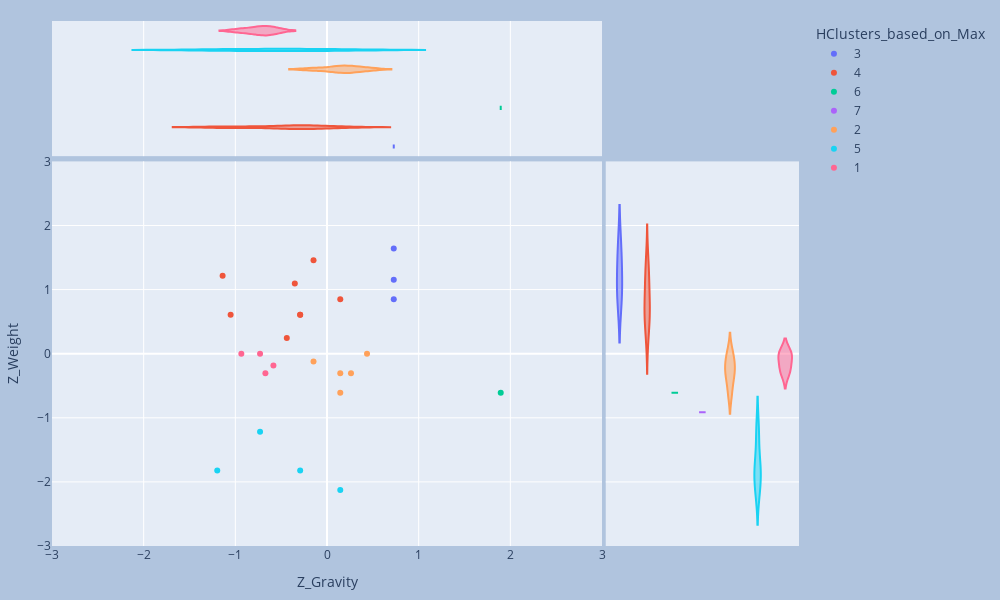

Here is the notebook cell this chart was saved with:
### Code cell
fig = px.scatter(
    data_frame=df,
    x=x_param,
    y=y_param,
    range_x=[-3, 3],
    range_y=[-3, 3],
    color="HClusters_based_on_Max",
    marginal_y='violin',
    marginal_x='violin',
    width=1000,
    height=600
    )

fig.update_layout(
    margin=dict(l=20, r=20, t=20, b=20),
    paper_bgcolor="LightSteelBlue",
    paper_f
)



fig.show()

### Figure 1 — Plotly figure (JSON) as saved in the notebook; plotly's stock layout.template omitted (floating-point values rounded to 4 significant figures)
{"data": [{"hovertemplate": "HClusters_based_on_Max=3<br>Z_Gravity=%{x}<br>Z_Weight=%{y}<extra></extra>", "legendgroup": "3", "marker": {"color": "#636efa", "symbol": "circle"}, "mode": "markers", "name": "3", "orientation": "v", "showlegend": true, "type": "scatter", "x": [0.7282, 0.7282, 0.7282], "xaxis": "x", "y": [1.641, 0.851, 1.155], "yaxis": "y"}, {"alignmentgroup": "True", "hovertemplate": "HClusters_based_on_Max=3<br>Z_Gravity=%{x}<extra></extra>", "legendgroup": "3", "marker": {"color": "#636efa", "symbol": "circle"}, "name": "3", "offsetgroup": "3", "scalegroup": "x", "showlegend": false, "type": "violin", "x": [0.7282, 0.7282, 0.7282], "xaxis": "x3", "yaxis": "y3"}, {"alignmentgroup": "True", "hovertemplate": "HClusters_based_on_Max=3<br>Z_Weight=%{y}<extra></extra>", "legendgroup": "3", "marker": {"color": "#636efa", "symbol": "circle"}, "name": "3", "offsetgroup": "3", "scalegroup": "y", "showlegend": false, "type": "violin", "xaxis": "x2", "y": [1.641, 0.851, 1.155], "yaxis": "y2"}, {"hovertemplate": "HClusters_based_on_Max=4<br>Z_Gravity=%{x}<br>Z_Weight=%{y}<extra></extra>", "legendgroup": "4", "marker": {"color": "#EF553B", "symbol": "circle"}, "mode": "markers", "name": "4", "orientation": "v", "showlegend": true, "type": "scatter", "x": [-0.147, -0.2928, 0.1447, -1.051, -0.2928, -0.4387, -1.139, -0.3512], "xaxis": "x", "y": [1.459, 0.6079, 0.851, 0.6079, 0.6079, 0.2432, 1.216, 1.094], "yaxis": "y"}, {"alignmentgroup": "True", "hovertemplate": "HClusters_based_on_Max=4<br>Z_Gravity=%{x}<extra></extra>", "legendgroup": "4", "marker": {"color": "#EF553B", "symbol": "circle"}, "name": "4", "offsetgroup": "4", "scalegroup": "x", "showlegend": false, "type": "violin", "x": [-0.147, -0.2928, 0.1447, -1.051, -0.2928, -0.4387, -1.139, -0.3512], "xaxis": "x3", "yaxis": "y3"}, {"alignmentgroup": "True", "hovertemplate": "HClusters_based_on_Max=4<br>Z_Weight=%{y}<extra></extra>", "legendgroup": "4", "marker": {"color": "#EF553B", "symbol": "circle"}, "name": "4", "offsetgroup": "4", "scalegroup": "y", "showlegend": false, "type": "violin", "xaxis": "x2", "y": [1.459, 0.6079, 0.851, 0.6079, 0.6079, 0.2432, 1.216, 1.094], "yaxis": "y2"}, {"hovertemplate": "HClusters_based_on_Max=6<br>Z_Gravity=%{x}<br>Z_Weight=%{y}<extra></extra>", "legendgroup": "6", "marker": {"color": "#00cc96", "symbol": "circle"}, "mode": "markers", "name": "6", "orientation": "v", "showlegend": true, "type": "scatter", "x": [1.895], "xaxis": "x", "y": [-0.6079], "yaxis": "y"}, {"alignmentgroup": "True", "hovertemplate": "HClusters_based_on_Max=6<br>Z_Gravity=%{x}<extra></extra>", "legendgroup": "6", "marker": {"color": "#00cc96", "symbol": "circle"}, "name": "6", "offsetgroup": "6", "scalegroup": "x", "showlegend": false, "type": "violin", "x": [1.895], "xaxis": "x3", "yaxis": "y3"}, {"alignmentgroup": "True", "hovertemplate": "HClusters_based_on_Max=6<br>Z_Weight=%{y}<extra></extra>", "legendgroup": "6", "marker": {"color": "#00cc96", "symbol": "circle"}, "name": "6", "offsetgroup": "6", "scalegroup": "y", "showlegend": false, "type": "violin", "xaxis": "x2", "y": [-0.6079], "yaxis": "y2"}, {"hovertemplate": "HClusters_based_on_Max=7<br>Z_Gravity=%{x}<br>Z_Weight=%{y}<extra></extra>", "legendgroup": "7", "marker": {"color": "#ab63fa", "symbol": "circle"}, "mode": "markers", "name": "7", "orientation": "v", "showlegend": true, "type": "scatter", "x": [3.645], "xaxis": "x", "y": [-0.9118], "yaxis": "y"}, {"alignmentgroup": "True", "hovertemplate": "HClusters_based_on_Max=7<br>Z_Gravity=%{x}<extra></extra>", "legendgroup": "7", "marker": {"color": "#ab63fa", "symbol": "circle"}, "name": "7", "offsetgroup": "7", "scalegroup": "x", "showlegend": false, "type": "violin", "x": [3.645], "xaxis": "x3", "yaxis": "y3"}, {"alignmentgroup": "True", "hovertemplate": "HClusters_based_on_Max=7<br>Z_Weight=%{y}<extra></extra>", "legendgroup": "7", "marker": {"color": "#ab63fa", "symbol": "circle"}, "name": "7", "offsetgroup": "7", "scalegroup": "y", "showlegend": false, "type": "violin", "xaxis": "x2", "y": [-0.9118], "yaxis": "y2"}, {"hovertemplate": "HClusters_based_on_Max=2<br>Z_Gravity=%{x}<br>Z_Weight=%{y}<extra></extra>", "legendgroup": "2", "marker": {"color": "#FFA15A", "symbol": "circle"}, "mode": "markers", "name": "2", "orientation": "v", "showlegend": true, "type": "scatter", "x": [-0.147, 0.1447, 0.2614, 0.4365, 0.1447], "xaxis": "x", "y": [-0.1216, -0.6079, -0.3039, 0, -0.3039], "yaxis": "y"}, {"alignmentgroup": "True", "hovertemplate": "HClusters_based_on_Max=2<br>Z_Gravity=%{x}<extra></extra>", "legendgroup": "2", "marker": {"color": "#FFA15A", "symbol": "circle"}, "name": "2", "offsetgroup": "2", "scalegroup": "x", "showlegend": false, "type": "violin", "x": [-0.147, 0.1447, 0.2614, 0.4365, 0.1447], "xaxis": "x3", "yaxis": "y3"}, {"alignmentgroup": "True", "hovertemplate": "HClusters_based_on_Max=2<br>Z_Weight=%{y}<extra></extra>", "legendgroup": "2", "marker": {"color": "#FFA15A", "symbol": "circle"}, "name": "2", "offsetgroup": "2", "scalegroup": "y", "showlegend": false, "type": "violin", "xaxis": "x2", "y": [-0.1216, -0.6079, -0.3039, 0, -0.3039], "yaxis": "y2"}, {"hovertemplate": "HClusters_based_on_Max=5<br>Z_Gravity=%{x}<br>Z_Weight=%{y}<extra></extra>", "legendgroup": "5", "marker": {"color": "#19d3f3", "symbol": "circle"}, "mode": "markers", "name": "5", "orientation": "v", "showlegend": true, "type": "scatter", "x": [-1.197, -0.7304, -0.2928, 0.1447], "xaxis": "x", "y": [-1.824, -1.216, -1.824, -2.128], "yaxis": "y"}, {"alignmentgroup": "True", "hovertemplate": "HClusters_based_on_Max=5<br>Z_Gravity=%{x}<extra></extra>", "legendgroup": "5", "marker": {"color": "#19d3f3", "symbol": "circle"}, "name": "5", "offsetgroup": "5", "scalegroup": "x", "showlegend": false, "type": "violin", "x": [-1.197, -0.7304, -0.2928, 0.1447], "xaxis": "x3", "yaxis": "y3"}, {"alignmentgroup": "True", "hovertemplate": "HClusters_based_on_Max=5<br>Z_Weight=%{y}<extra></extra>", "legendgroup": "5", "marker": {"color": "#19d3f3", "symbol": "circle"}, "name": "5", "offsetgroup": "5", "scalegroup": "y", "showlegend": false, "type": "violin", "xaxis": "x2", "y": [-1.824, -1.216, -1.824, -2.128], "yaxis": "y2"}, {"hovertemplate": "HClusters_based_on_Max=1<br>Z_Gravity=%{x}<br>Z_Weight=%{y}<extra></extra>", "legendgroup": "1", "marker": {"color": "#FF6692", "symbol": "circle"}, "mode": "markers", "name": "1", "orientation": "v", "showlegend": true, "type": "scatter", "x": [-0.5846, -0.6721, -0.7304, -0.9346], "xaxis": "x", "y": [-0.1824, -0.3039, 0, 0], "yaxis": "y"}, {"alignmentgroup": "True", "hovertemplate": "HClusters_based_on_Max=1<br>Z_Gravity=%{x}<extra></extra>", "legendgroup": "1", "marker": {"color": "#FF6692", "symbol": "circle"}, "name": "1", "offsetgroup": "1", "scalegroup": "x", "showlegend": false, "type": "violin", "x": [-0.5846, -0.6721, -0.7304, -0.9346], "xaxis": "x3", "yaxis": "y3"}, {"alignmentgroup": "True", "hovertemplate": "HClusters_based_on_Max=1<br>Z_Weight=%{y}<extra></extra>", "legendgroup": "1", "marker": {"color": "#FF6692", "symbol": "circle"}, "name": "1", "offsetgroup": "1", "scalegroup": "y", "showlegend": false, "type": "violin", "xaxis": "x2", "y": [-0.1824, -0.3039, 0, 0], "yaxis": "y2"}], "layout": {"height": 600, "legend": {"title": {"text": "HClusters_based_on_Max"}, "tracegroupgap": 0}, "margin": {"b": 20, "l": 20, "r": 20, "t": 20}, "paper_bgcolor": "LightSteelBlue", "width": 1000, "xaxis": {"anchor": "y", "domain": [0, 0.7363], "range": [-3, 3], "title": {"text": "Z_Gravity"}}, "xaxis2": {"anchor": "y2", "domain": [0.7413, 1], "matches": "x2", "showgrid": false, "showline": false, "showticklabels": false, "ticks": ""}, "xaxis3": {"anchor": "y3", "domain": [0, 0.7363], "matches": "x", "showgrid": true, "showticklabels": false}, "xaxis4": {"anchor": "y4", "domain": [0.7413, 1], "matches": "x2", "showgrid": false, "showline": false, "showticklabels": false, "ticks": ""}, "yaxis": {"anchor": "x", "domain": [0, 0.7326], "range": [-3, 3], "title": {"text": "Z_Weight"}}, "yaxis2": {"anchor": "x2", "domain": [0, 0.7326], "matches": "y", "showgrid": true, "showticklabels": false}, "yaxis3": {"anchor": "x3", "domain": [0.7426, 1], "matches": "y3", "showgrid": false, "showline": false, "showticklabels": false, "ticks": ""}, "yaxis4": {"anchor": "x4", "domain": [0.7426, 1], "matches": "y3", "showgrid": true, "showline": false, "showticklabels": false, "ticks": ""}}}
